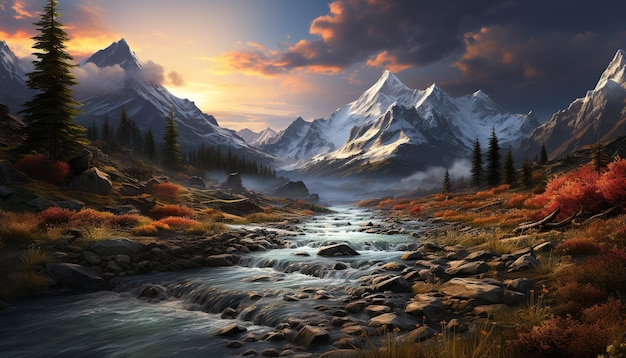
#> input picture vid.jpg, 626 x 358 px; the run also reads 1 picture not shown here
$ jupyter execute Untitled-1.ipynb
#> lines starting #> are read from the running program, lines starting #| are printed output that depends on the picture; after the words box and inside, x2 and y2 are one past the last pixel; in counts of white or black regions, pixels touching at a corner belong together; long printed decimals are rounded
[cell 1]
import numpy as np
import cv2
import matplotlib.pyplot as plt

# Базовая работа с изображением

[cell 2]
image = cv2.imread('vid.jpg')
#> image is the input picture: shape (358, 626, 3); mean B, G, R 71.2, 74.7, 84.2
image = cv2.cvtColor(image, cv2.COLOR_BGR2RGB)

[cell 3]
plt.imshow(image)

[cell 4]
image.shape # h,w,c
#> Out = (358, 626, 3)

[cell 5]
image[250,250] # b,g,r
#> Out = [25, 23, 24]

[cell 6]
# ROI
img_roi = image[100:200, 500:700]

[cell 7]
plt.imshow(img_roi)

[cell 8]
b,g,r = cv2.split(image)

[cell 9]
plt.imshow(b, cmap = 'gray')

[cell 10]
plt.imshow(g, cmap = 'gray')

[cell 11]
# alternative approach
b = image[:,:,0]

[cell 12]
import copy

image2 = copy.deepcopy(image)

[cell 13]
image2[50:100,50:100] = [0,0,0]
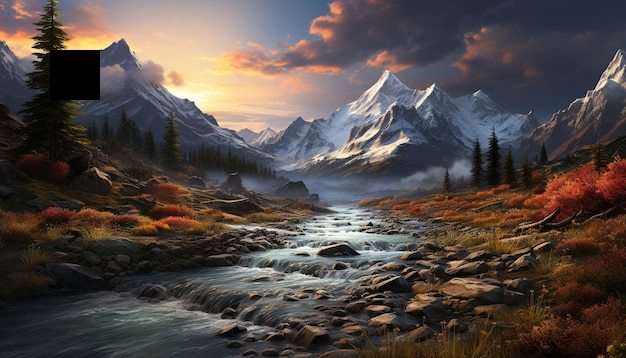
#> image2: shape (358, 626, 3); mean R, G, B 83.2, 73.8, 70.4

[cell 14]
plt.imshow(image2)

[cell 15]
# empty image
image_template = np.zeros(image.shape,np.uint8)

[cell 16]
plt.imshow(image_template)

# Конвертация цветовых моделей

[cell 17]
image_template[0,0]
#> Out = [0, 0, 0]

[cell 18]
image_gray = cv2.cvtColor(image, cv2.COLOR_BGR2GRAY)

[cell 19]
image_gray[0,0]
#> Out = 109

[cell 20]
image_gray.shape
#> Out = (358, 626)

[cell 21]
image_hsv = cv2.cvtColor(image, cv2.COLOR_BGR2HSV)
#> image_hsv: shape (358, 626, 3); mean H, S, V 79.1, 83.4, 91

[cell 22]
image_hsv.shape
#> Out = (358, 626, 3)

[cell 23]
image_hsv[0,0]
#> Out = [147, 22, 115]

[cell 24]
image[0,0]
#> Out = [115, 105, 114]

[cell 25]
image_lab = cv2.cvtColor(image, cv2.COLOR_BGR2Lab)
#> image_lab: shape (358, 626, 3); mean of channels 0, 1, 2 78.9, 130.1, 122.5

[cell 26]
image_lab[0,0]
#> Out = [116, 134, 124]

# Пороговая фильтрация

[cell 27]
_,thresh1 = cv2.threshold(image_gray,200,255,cv2.THRESH_BINARY)
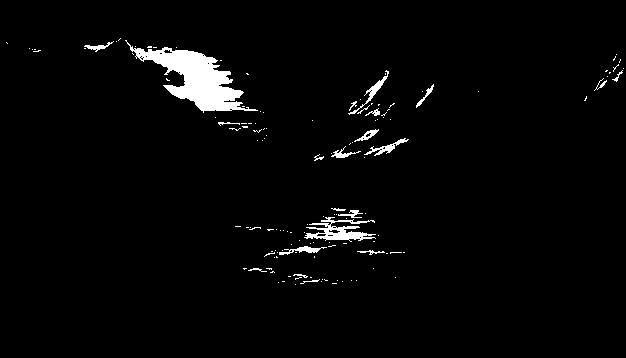
#> thresh1: shape (358, 626); 2.7% white; 138 white regions (116 under 20 px), largest, box (x1, y1, x2, y2) and area: (125, 40, 258, 113) 3419, (304, 217, 376, 242) 754, (348, 70, 389, 115) 215

[cell 28]
plt.imshow(thresh1, cmap='gray')

[cell 29]
thresh1[thresh1==100].sum()
#> Out = 0

# Построение гистограммы

[cell 30]
histSize = 256
histRange = (0, 256)
accumulate = False

b_hist = cv2.calcHist([b], [0], None, [histSize], histRange, accumulate=accumulate)
#> b_hist = 256 values, max 2878 at index 45, min 50 at index 2, mean 875.4

[cell 31]
plt.plot(b_hist)
#> figure, not shown here; curve peaks at x = 45, y = 2878

[cell 32]
b_hist_cum = b_hist.cumsum()
#> b_hist_cum = 256 values from 59 to 224108

[cell 33]
plt.plot(b_hist_cum)
#> figure, not shown here; curve peaks at x = 255, y = 224108

[cell 34]
b_hist_norm = b_hist /  (image.shape[0] * image.shape[1])
#> b_hist_norm = 256 values, max 0.0128 at index 45, min 0.000223 at index 2, mean 0.00391

[cell 35]
plt.plot(b_hist_norm)
#> figure, not shown here; curve peaks at x = 45, y = 0.0128

# Сравнение двух изображений

[cell 36]
from skimage.metrics import structural_similarity, mean_squared_error

image2_gray = cv2.cvtColor(image2, cv2.COLOR_BGR2GRAY)
(ssim, diff) = structural_similarity(image_gray, image2_gray, full=True)
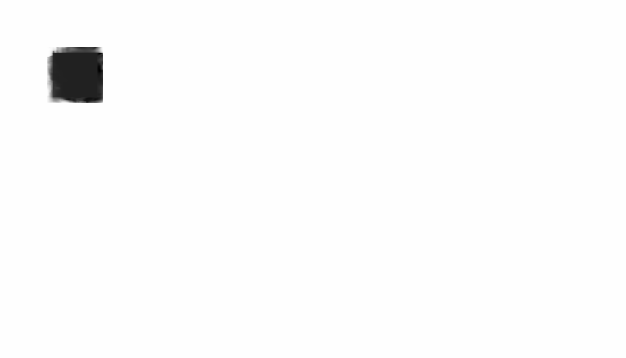
#> diff: shape (358, 626) float64; min -0.151, max 1, mean 0.988; drawn with min black and max white
#> ssim = 0.987
diff = (diff * 255).astype("uint8")
print("SSIM: {}".format(ssim))
#| SSIM: 0.9875

[cell 37]
plt.imshow(diff)

[cell 38]
mse = mean_squared_error(image_gray, image_gray)
#> mse = 0
mse
#> Out = 0

# Статистические характеристики изображений

[cell 39]
mean = image_gray.mean()
#> mean = 74.74

[cell 40]
std = image_gray.std()
#> std = 53.11

[cell 41]
print(mean,std)
#| 74.743 53.107

[cell 42]
eq_gray = cv2.equalizeHist(image_gray)
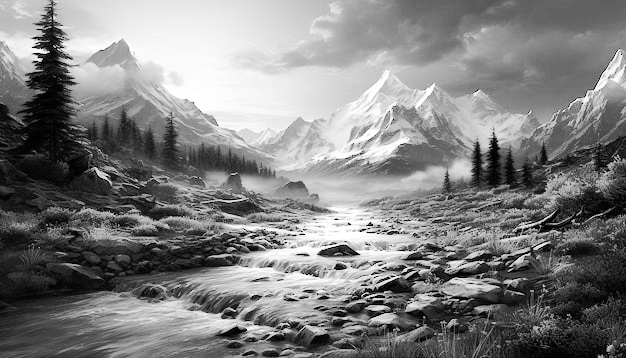
#> eq_gray: shape (358, 626); min 0, max 255, mean 128.3

[cell 43]
plt.imshow(eq_gray, cmap="gray")

[cell 44]
plt.imshow(image_gray, cmap="gray")

[cell 45]
# Задание 1
sar_1_gray_dz = cv2.imread('vid_gray.jpg', cv2.IMREAD_GRAYSCALE)
#> sar_1_gray_dz: shape (358, 626); min 0, max 255, mean 77.1
plt.imshow(sar_1_gray_dz, cmap='gray')

[cell 46]
sar_1_gray_dz.shape
#> Out = (358, 626)

[cell 47]
# Задание 2
histSize = 256
histRange = (0, 256)
accumulate = False

gray_hist_dz = cv2.calcHist([sar_1_gray_dz], [0], None, [histSize], histRange, accumulate=accumulate)
#> gray_hist_dz = 256 values, max 3284 at index 44, min 7 at index 254, mean 875.4

[cell 48]
plt.plot(gray_hist_dz)
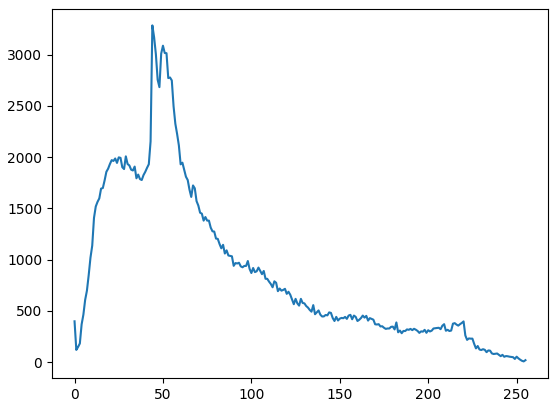
#> figure drawn by matplotlib, 1 panel; curve peaks at x = 44, y = 3284

[cell 49]
gray_hist_dz_cum = gray_hist_dz.cumsum()
#> gray_hist_dz_cum = 256 values from 398 to 224108
plt.plot(gray_hist_dz_cum)
#> figure, not shown here; curve peaks at x = 255, y = 224108

[cell 50]
gray_hist_dz_norm = gray_hist_dz / (sar_1_gray_dz.shape[0] * sar_1_gray_dz.shape[1])
#> gray_hist_dz_norm = 256 values, max 0.0147 at index 44, min 3.12e-05 at index 254, mean 0.00391
plt.plot(gray_hist_dz_norm)
#> figure, not shown here; curve peaks at x = 44, y = 0.0147

[cell 51]
# Задание 3
def gamma_correction(image, gamma):
#> called with gamma = 0.5
    table = np.array([((i / 255.0) ** gamma) * 255 for i in range(256)]).astype(np.uint8)
    return cv2.LUT(image, table)

[cell 52]
# gamma < 1
image_gamma_low_dz = gamma_correction(sar_1_gray_dz, 0.5)
plt.imshow(image_gamma_low_dz, cmap='gray')

[cell 53]
# gamma > 1
image_gamma_high_dz = gamma_correction(sar_1_gray_dz, 2.0)
plt.imshow(image_gamma_high_dz, cmap='gray')

[cell 54]
# Задание 4
from skimage.metrics import structural_similarity, mean_squared_error

[cell 55]
# gamma < 1
(ssim_low_dz, diff_low_dz) = structural_similarity(sar_1_gray_dz, image_gamma_low_dz, full=True, data_range=255)
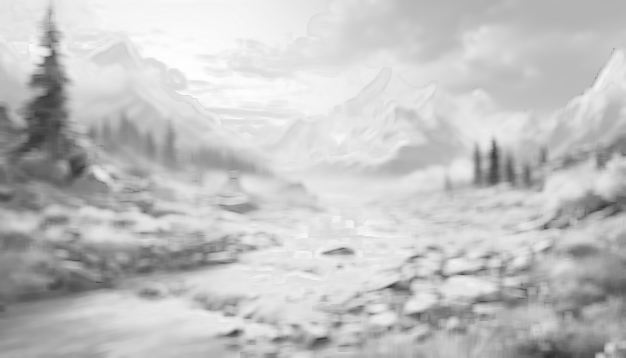
#> diff_low_dz: shape (358, 626) float64; min 0.194, max 0.998, mean 0.763
#> ssim_low_dz = 0.764
diff_low_dz = np.clip((1 - diff_low_dz) * 255, 0, 255).astype("uint8")
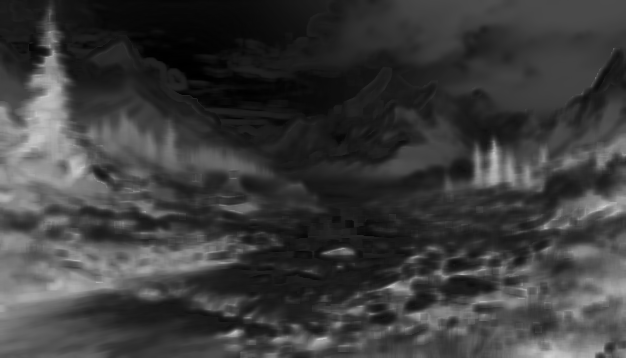
#> diff_low_dz: shape (358, 626); min 0, max 205, mean 60.1
print("SSIM (gamma<1): {}".format(ssim_low_dz))
#| SSIM (gamma<1): 0.7641

[cell 56]
mse_low_dz = mean_squared_error(sar_1_gray_dz, image_gamma_low_dz)
#> mse_low_dz = 3052.7
mse_low_dz
#> Out = 3052.7

[cell 57]
# gamma > 1
(ssim_high_dz, diff_high_dz) = structural_similarity(sar_1_gray_dz, image_gamma_high_dz, full=True, data_range=255)
#> ssim_high_dz = 0.473
diff_high_dz = np.clip((1 - diff_high_dz) * 255, 0, 255).astype("uint8")
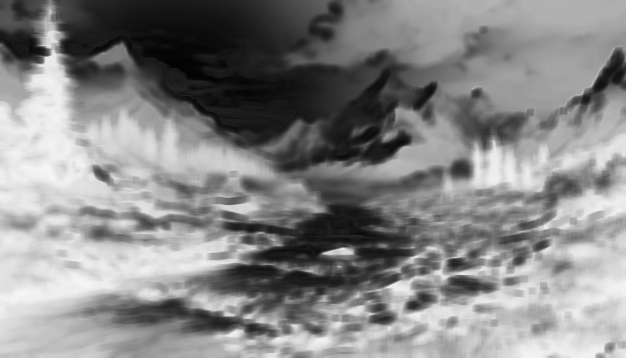
#> diff_high_dz: shape (358, 626); min 2, max 246, mean 134.6
print("SSIM (gamma>1): {}".format(ssim_high_dz))
#| SSIM (gamma>1): 0.4731

[cell 58]
mse_high_dz = mean_squared_error(sar_1_gray_dz, image_gamma_high_dz)
#> mse_high_dz = 2063.8
mse_high_dz
#> Out = 2063.8

[cell 59]
print(f"SSIM (gamma < 1): {ssim_low_dz:.4f}, MSE: {mse_low_dz:.2f}")
#| SSIM (gamma < 1): 0.7641, MSE: 3052.72
print(f"SSIM (gamma > 1): {ssim_high_dz:.4f}, MSE: {mse_high_dz:.2f}")
#| SSIM (gamma > 1): 0.4731, MSE: 2063.84

[cell 60]
fig, axes = plt.subplots(2, 3, figsize=(15, 10))

axes[0, 0].imshow(sar_1_gray_dz, cmap='gray')
axes[0, 0].set_title('Оригинал')

axes[0, 1].imshow(image_gamma_low_dz, cmap='gray')
axes[0, 1].set_title('gamma < 1 (0.5)')

axes[0, 2].imshow(image_gamma_high_dz, cmap='gray')
axes[0, 2].set_title('gamma > 1 (2.0)')

axes[1, 0].imshow(diff_low_dz, cmap='gray')
axes[1, 0].set_title('SSIM diff (gamma < 1)')

axes[1, 1].imshow(diff_high_dz, cmap='gray')
axes[1, 1].set_title('SSIM diff (gamma > 1)')

axes[1, 2].axis('off')

for ax in axes.flat:
    ax.axis('off')

plt.tight_layout()
plt.show()

[cell 61]
# Задание 5
eq_gray.mean(), eq_gray.std()
#> Out = (128.3, 73.36)

[cell 62]
sar_1_gray_dz.mean(), sar_1_gray_dz.std()
#> Out = (77.14, 54.75)

[cell 63]
def match_statistics(src, ref):
    src = src.astype(np.float32)
    ref = ref.astype(np.float32)
    out = (src - src.mean()) * (ref.std() / (src.std() + 1e-8)) + ref.mean()
    return np.clip(out, 0, 255).astype(np.uint8)
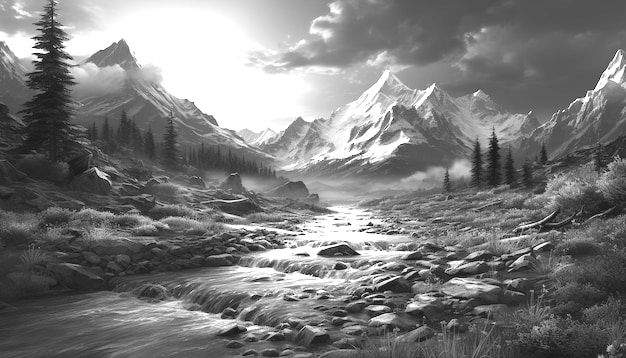
#> returned value: shape (358, 626); min 24, max 255, mean 124.2

[cell 64]
stat_corrected_dz = match_statistics(sar_1_gray_dz, eq_gray)
stat_corrected_dz.mean(), stat_corrected_dz.std()
#> Out = (124.2, 65.23)

[cell 65]
plt.imshow(stat_corrected_dz, cmap='gray')

[cell 66]
# Задание 6
_, thresh_50_dz = cv2.threshold(sar_1_gray_dz, 50, 255, cv2.THRESH_BINARY)
#> thresh_50_dz: shape (358, 626); 60.8% white; 888 black regions (816 under 20 px), largest, box (x1, y1, x2, y2) and area: (0, 1, 275, 358) 40185, (261, 224, 626, 358) 21454, (442, 102, 626, 194) 6336
plt.imshow(thresh_50_dz, cmap='gray')

[cell 67]
_, thresh_127_dz = cv2.threshold(sar_1_gray_dz, 127, 255, cv2.THRESH_BINARY)
#> thresh_127_dz: shape (358, 626); 17.7% white; 453 white regions (401 under 20 px), largest, box (x1, y1, x2, y2) and area: (58, 0, 411, 171) 26857, (223, 204, 414, 266) 4165, (221, 264, 390, 299) 1710
plt.imshow(thresh_127_dz, cmap='gray')

[cell 68]
_, thresh_tozero_inv_dz = cv2.threshold(sar_1_gray_dz, 127, 255, cv2.THRESH_TOZERO_INV)
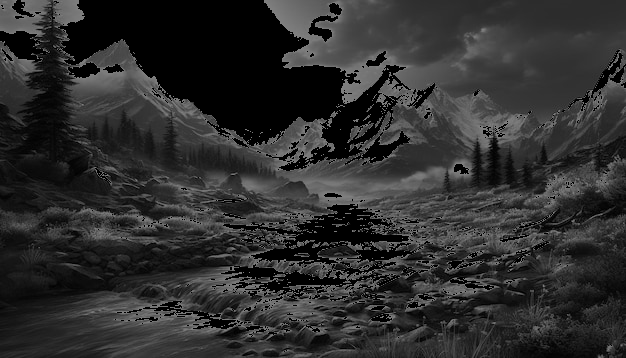
#> thresh_tozero_inv_dz: shape (358, 626); min 0, max 127, mean 46.1
plt.imshow(thresh_tozero_inv_dz, cmap='gray')
